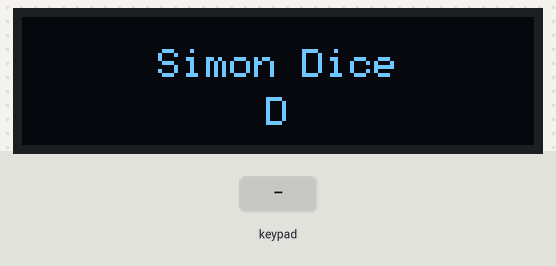
Recording of a sketch running on a simulated ESP32. On the bench: 128×32 one-colour display. Inputs (shaded band) come from the test bench. Random numbers use the default seed unless the sketch sets one.

Above: at 0.9 s.
At 2.0 s:
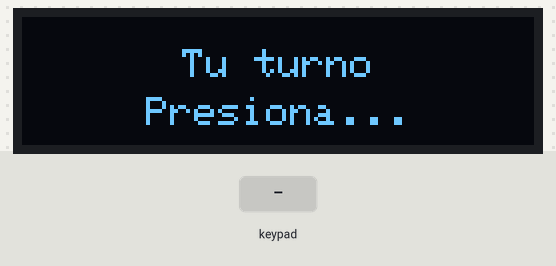
2.1 s: keypad keys 3 2 3 3 1 5 2 pressed 0.4 s apart
At 2.4 s:
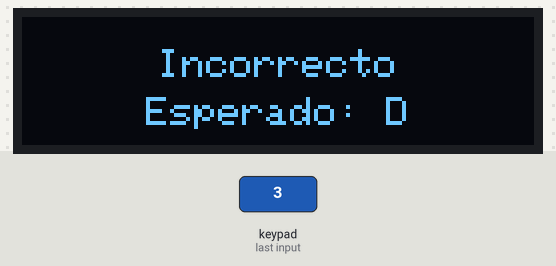
At 5.4 s:
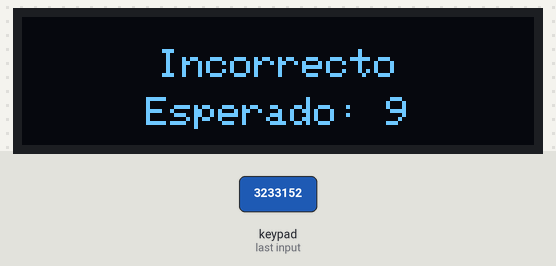
Timing chart, 0 to 6.9 s (numbered marks = the images above; inputs shaded):
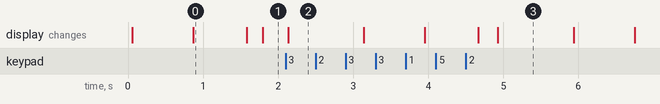

Measured:
- after the input at 2.1 s, the display: changes at once (image 2)
- what the display in image 0 shows lasts 0.7 s, from 0.9 s to 1.6 s

The sketch:

Simon_dice_copy_20251017184920.ino
```cpp
/*
  Actividad 04 - Examen 01 Simón dice

  Programa que implementa el juego "Simón dice" en un ESP32 utilizando FreeRTOS.
  El sistema genera secuencias aleatorias de teclas mostradas en una pantalla OLED,
  que el usuario debe repetir usando un teclado matricial. Se emplean semáforos y
  mutex para sincronizar las tareas de generación de secuencia y captura de entrada,
  controlando turnos, validación y reinicio del juego en caso de error.
*/

#include <Arduino.h>
#include <Keypad.h>
#include <Adafruit_GFX.h>
#include <Adafruit_SSD1306.h>
#include <vector>

#if CONFIG_FREERTOS_UNICORE
  static const BaseType_t app_cpu = 0;
#else
  static const BaseType_t app_cpu = 1;
#endif

#define SCREEN_WIDTH 128
#define SCREEN_HEIGHT 32
#define OLED_RESET    -1
#define OLED_ADDR     0x3C
Adafruit_SSD1306 display(SCREEN_WIDTH, SCREEN_HEIGHT, &Wire, OLED_RESET);

const byte ROWS = 4;
const byte COLS = 4;
byte rowPins[ROWS] = {32, 33, 15, 2};
byte colPins[COLS] = {4, 16, 17, 5};

char keys[ROWS][COLS] = {
  {'1','2','3','A'},
  {'4','5','6','B'},
  {'7','8','9','C'},
  {'*','0','#','D'}
};

Keypad keypad = Keypad(makeKeymap(keys), rowPins, colPins, ROWS, COLS);

SemaphoreHandle_t sem_inputReady;
SemaphoreHandle_t sem_sequenceNext;
SemaphoreHandle_t mutex_sequence;

std::vector<char> sequence;
size_t userIndex = 0;

const size_t MAX_SEQUENCE_LENGTH = ROWS * COLS;
const uint32_t DISPLAY_DELAY_MS = 700;
const uint32_t BETWEEN_DISPLAYS_MS = 200;
const uint32_t PER_KEY_TIMEOUT_MS = 5000;

TaskHandle_t TareaSequenceHandle = NULL;
TaskHandle_t TareaInputHandle = NULL;


char randomKeyFromPad() {
  uint32_t r = esp_random();
  size_t idx = r % (ROWS * COLS);
  size_t row = idx / COLS;
  size_t col = idx % COLS;
  return keys[row][col];
}

// ------------------------------------------------------
// Muestra texto centrado en la OLED
void showCenteredText(const String &line1, const String &line2 = "") {
  display.clearDisplay();
  display.setTextSize(1);
  display.setTextColor(SSD1306_WHITE);

  int16_t x1, y1;
  uint16_t w, h;

  // Línea 1 centrada
  display.getTextBounds(line1, 0, 0, &x1, &y1, &w, &h);
  int x_center1 = (SCREEN_WIDTH - w) / 2;
  int y_center1 = 8; // línea superior
  display.setCursor(x_center1, y_center1);
  display.print(line1);

  // Línea 2 centrada
  if (line2 != "") {
    display.getTextBounds(line2, 0, 0, &x1, &y1, &w, &h);
    int x_center2 = (SCREEN_WIDTH - w) / 2;
    int y_center2 = 20; // línea inferior
    display.setCursor(x_center2, y_center2);
    display.print(line2);
  }

  display.display();
}

// ------------------------------------------------------

void displaySequenceOnOLED(const std::vector<char> &seq) {
  for (size_t i = 0; i < seq.size(); ++i) {
    String s = String(seq[i]);
    showCenteredText("Simon Dice", s);
    vTaskDelay(pdMS_TO_TICKS(DISPLAY_DELAY_MS));
    showCenteredText("");
    vTaskDelay(pdMS_TO_TICKS(BETWEEN_DISPLAYS_MS));
  }
}

// ------------------------------------------------------

void resetGame() {
  if (xSemaphoreTake(mutex_sequence, pdMS_TO_TICKS(50)) == pdTRUE) {
    sequence.clear();
    userIndex = 0;
    xSemaphoreGive(mutex_sequence);
  }
}

// ------------------------------------------------------

void TareaSequence(void *parameter) {
  xSemaphoreGive(sem_sequenceNext);

  for (;;) {
    if (xSemaphoreTake(sem_sequenceNext, portMAX_DELAY) == pdTRUE) {
      if (xSemaphoreTake(mutex_sequence, pdMS_TO_TICKS(100)) == pdTRUE) {
        if (sequence.size() >= MAX_SEQUENCE_LENGTH) {
          showCenteredText("Completado");
          vTaskDelay(pdMS_TO_TICKS(1500));
          sequence.clear();
        }
        char nuevo = randomKeyFromPad();
        sequence.push_back(nuevo);
        userIndex = 0;
        xSemaphoreGive(mutex_sequence);
        displaySequenceOnOLED(sequence);
        showCenteredText("Tu turno", "Presiona...");
        xSemaphoreGive(sem_inputReady);
      }
    }
    vTaskDelay(pdMS_TO_TICKS(50));
  }
}

// ------------------------------------------------------

void TareaInput(void *parameter) {
  for (;;) {
    if (xSemaphoreTake(sem_inputReady, portMAX_DELAY) == pdTRUE) {
      bool failed = false;
      size_t expecting = 0;
      if (xSemaphoreTake(mutex_sequence, pdMS_TO_TICKS(100)) == pdTRUE) {
        expecting = sequence.size();
        xSemaphoreGive(mutex_sequence);
      }

      userIndex = 0;
      TickType_t startTick = xTaskGetTickCount();
      const TickType_t TIMEOUT_TICKS = pdMS_TO_TICKS(PER_KEY_TIMEOUT_MS);

      while (userIndex < expecting && !failed) {
        char key = keypad.getKey();
        if (key) {
          showCenteredText("Presionado:", String(key));
          if (xSemaphoreTake(mutex_sequence, pdMS_TO_TICKS(50)) == pdTRUE) {
            char esperado = sequence[userIndex];
            xSemaphoreGive(mutex_sequence);

            if (key == esperado) {
              userIndex++;
              showCenteredText("Correcto", String(userIndex) + "/" + String(expecting));
              vTaskDelay(pdMS_TO_TICKS(350));
            } else {
              failed = true;
              showCenteredText("Incorrecto", String("Esperado: ") + esperado);
              vTaskDelay(pdMS_TO_TICKS(1000));
            }
          }
          startTick = xTaskGetTickCount();
        }
      }

      if (failed) {
        resetGame();
        showCenteredText("Intenta otra vez", "Preparando...");
        vTaskDelay(pdMS_TO_TICKS(800));
        xSemaphoreGive(sem_sequenceNext);
      } else {
        showCenteredText("Siguiente", "ronda...");
        vTaskDelay(pdMS_TO_TICKS(700));
        xSemaphoreGive(sem_sequenceNext);
      }
    }
    vTaskDelay(pdMS_TO_TICKS(20));
  }
}

// ------------------------------------------------------

void setup() {
  Serial.begin(115200);

  if (!display.begin(SSD1306_SWITCHCAPVCC, OLED_ADDR)) {
    Serial.println(F("No se detectó la pantalla OLED"));
    for (;;);
  }
  display.clearDisplay();
  display.display();

  showCenteredText("Simon Dice ESP32", "Iniciando...");
  delay(800);

  sem_inputReady = xSemaphoreCreateBinary();
  sem_sequenceNext = xSemaphoreCreateBinary();
  mutex_sequence = xSemaphoreCreateMutex();

  uint32_t s = esp_random() ^ (uint32_t)micros();
  randomSeed(s);

  xTaskCreatePinnedToCore(TareaSequence, "TareaSequence", 4096, NULL, 1, &TareaSequenceHandle, app_cpu);
  xTaskCreatePinnedToCore(TareaInput, "TareaInput", 4096, NULL, 2, &TareaInputHandle, app_cpu);
}

void loop() {
  vTaskDelay(pdMS_TO_TICKS(1000));
}
```
